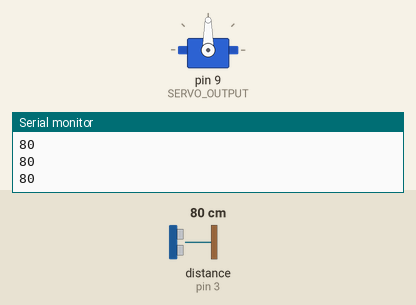
Bench run of a sketch on a simulated Arduino Uno, built with avr-gcc and run on an emulated ATmega328P. Parts: servo, the last lines printed to the serial monitor. Wiring (inferred from the names in the program): ultrasonic range finder: trigger pin 8; echo pin 3. Inputs (shaded band) come from the test bench; at power-on: distance to the obstacle (sensor on pin 3) 80 cm. The echo pulse lasts 58.3 µs per cm.

Above: at 1.2 s.
1.3 s: distance to the obstacle (sensor on pin 3) set to 7 cm
2.8 s: distance to the obstacle (sensor on pin 3) set to 5 cm
At 2.96 s:
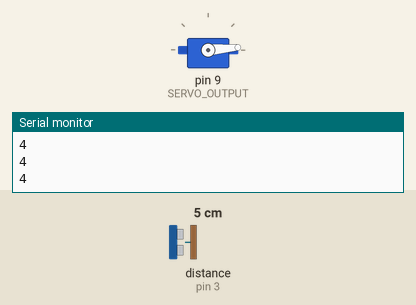
5.8 s: distance to the obstacle (sensor on pin 3) set to 35 cm
At 6.1 s:
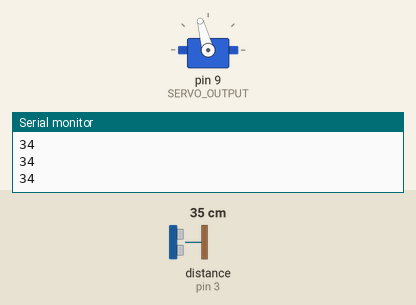
8.8 s: distance to the obstacle (sensor on pin 3) set to 2 cm
At 8.98 s:
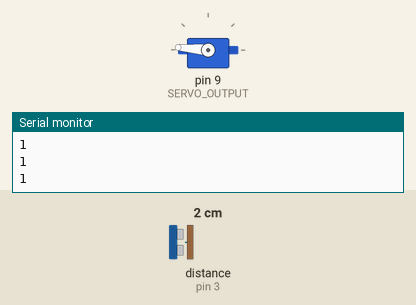
Timing chart, 0 to 12.8 s (numbered marks = the images above; inputs shaded):
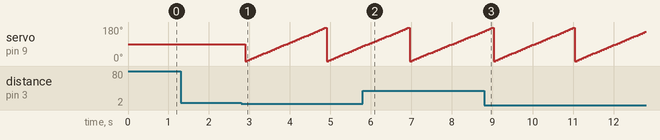

Measured:
- the behaviour switches between 6 and 5 cm on distance to the obstacle (sensor on pin 3) (found by bisection; images 0 and 1)
- by itself, servo on pin 9 (SERVO_OUTPUT): ramps from 0° to 175° and jumps back, once every 2.0 s

The sketch:

ventilador.ino
```cpp
#include <Servo.h>
#define SERVO_OUTPUT 9
#define EYES_TRIGGER 8
#define EYES_ECHO 3
#define FAN_SPEED 5

Servo servo;
bool key = false;

/* hardware interfaces */
int get_distance(int trigger, int echo)
{
    int dist;

    digitalWrite(trigger, HIGH);
    delayMicroseconds(10);
    digitalWrite(trigger, LOW);
    dist = pulseIn(echo, HIGH)/58;
    Serial.println(dist);
    delay(50);

    return dist;
}

void walk_servo() {
  static int angle = 0;

  servo.write(angle);
  angle = (angle+FAN_SPEED) % 180;
}

/* software interfaces */
bool activate_switch() {
  int distance = get_distance(EYES_TRIGGER, EYES_ECHO);
  static bool memo = false;
  bool result = (distance < 5)? true : false;

  if (result == true && memo == true)
    result = false;
  else if (result == true && memo == false)
    memo = true;
  delay(5);

  return result;
}

void update_servo(bool flag) {
  if (flag) walk_servo();
}

/* main functions */
void setup() {
  pinMode(EYES_TRIGGER, OUTPUT);
  pinMode(EYES_ECHO, INPUT);
  servo.attach(SERVO_OUTPUT);
  Serial.begin(9600);
}

void loop() {
  key = (activate_switch())? !key : key;
  update_servo(key);
}
```
